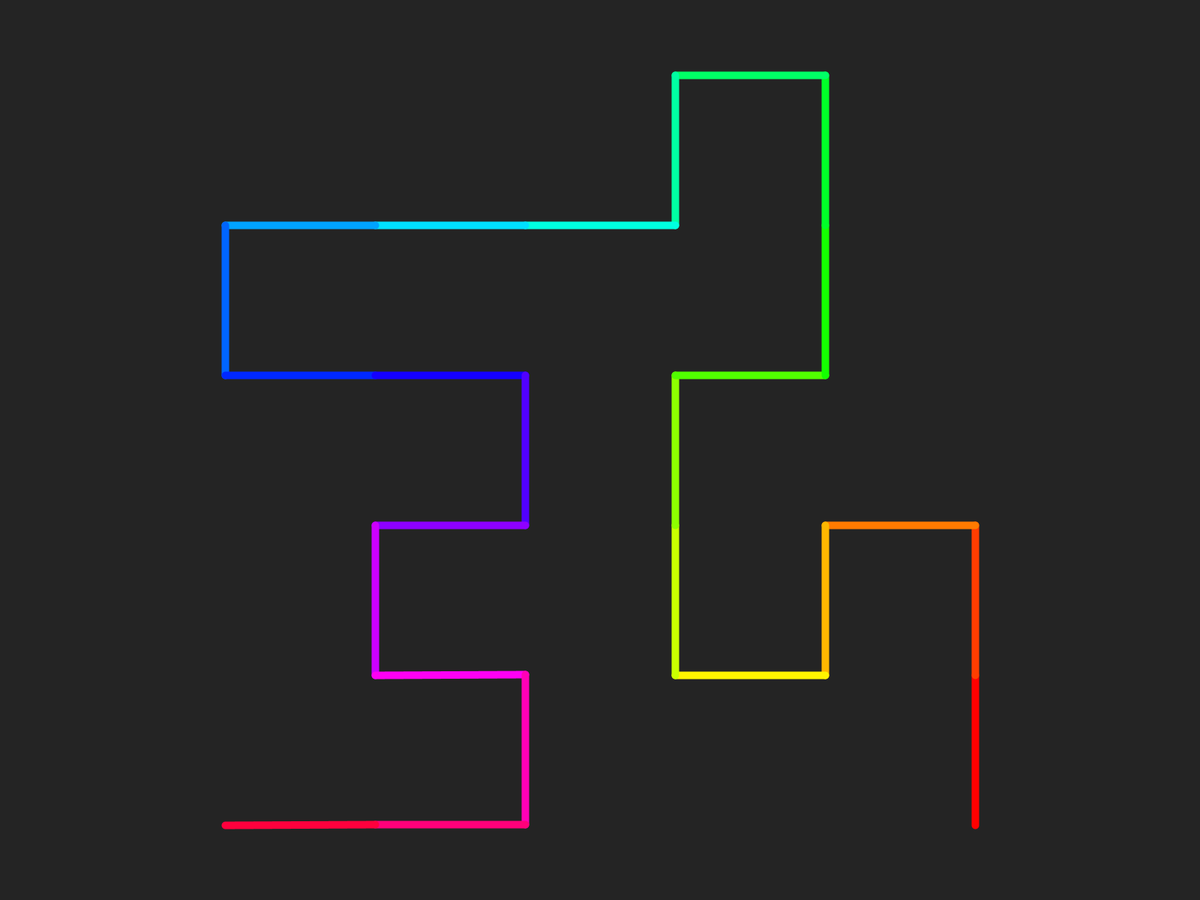
Frame 1 (no input)
Frame 60 (the mouse pressed at the canvas centre just before this capture): identical to frame 1, image omitted
Frame 120 (the mouse held since frame 60 and released just before this capture): identical to frame 1, image omitted

The Processing sketch that drew this single still picture (run headless with seeded random() and noise(); from frame 60 on, the mouse is pressed at the canvas centre):

// Processing sketch: L_System_Quadratic_Gosper
// ── L_System_Quadratic_Gosper.pde
float angle=radians(90);
float len;
String sentence = "-YF";
ArrayList<Rule> rules = new ArrayList<Rule>();
float prevKD = 2;//previous data which need to culculate edge length.

void setup() {
  //size(600, 600);
  fullScreen();
  colorMode(HSB, 360, 100, 100);
  rules.add(new Rule('X', "XFX-YF-YF+FX+FX-YF-YFFX+YF+FXFXYF-FX+YF+FXFX+YF-FXYF-YF-FX+FX+YFYF-"));
  rules.add(new Rule('Y', "+FXFX-YF-YF+FX+FXYF+FX-YFYF-FX-YF+FXYFYF-FX-YFFX+FX+YF-YF-FX+FX+YFY"));
  len = height-200;
  println(sentence);
  strokeWeight(10);
  generate(5);
  for(float i = 1; i < 8; i++){
    
  }
  //generate(1./((2*3+2)/2.));
  //generate(1./((8*3+2)/8.));
  //generate(1./((26*3+2)/26.));
  //generate(1./4);
  //generate(1./(1*2+1));
  //generate(3./(3*2+1));
}

void mousePressed(){
  generate(5);
}

void draw(){
  
}

void generate(float lenDecay) {
  len/=lenDecay;
  String newSentence = "";
  for (int i = 0; i < sentence.length(); i++){
    char current = sentence.charAt(i);
    boolean found = false;
    for(int j = 0; j < rules.size(); j++){
      if(current == rules.get(j).a){
        found = true;
        newSentence += rules.get(j).b;
        break;
      }
    }
    
    if(!found){
      newSentence += current;
    }
  }
  sentence = newSentence;
  //println(sentence);
  turtle();
}

void turtle(){
  background(51);
  resetMatrix();
  translate(width/2+height/2-100, height-100);
  println(sentence.length());
  //count total F for visualize
  float nF = 0;
  float Fi = 0;
  for(int c : sentence.chars().toArray()){if(c=='F')nF++;};
  for(int i = 0; i < sentence.length(); i++){
    char current = sentence.charAt(i);
    if(current == 'F'){
      stroke(Fi/nF*360, 100, 100);
      line(0, 0, 0, -len);
      translate(0,-len);
      Fi++;
    }else if(current == '+'){
      rotate(angle);

    }else if(current == '-'){
      rotate(-angle);
    }else if(current == '['){
      pushMatrix();
    }else if(current == ']'){
      popMatrix();
    }
    
  }
}

// ── Rule.pde
class Rule{
  char a;
  String b;
  Rule(char a, String b){
    this.a = a;
    this.b = b;
  }
}
